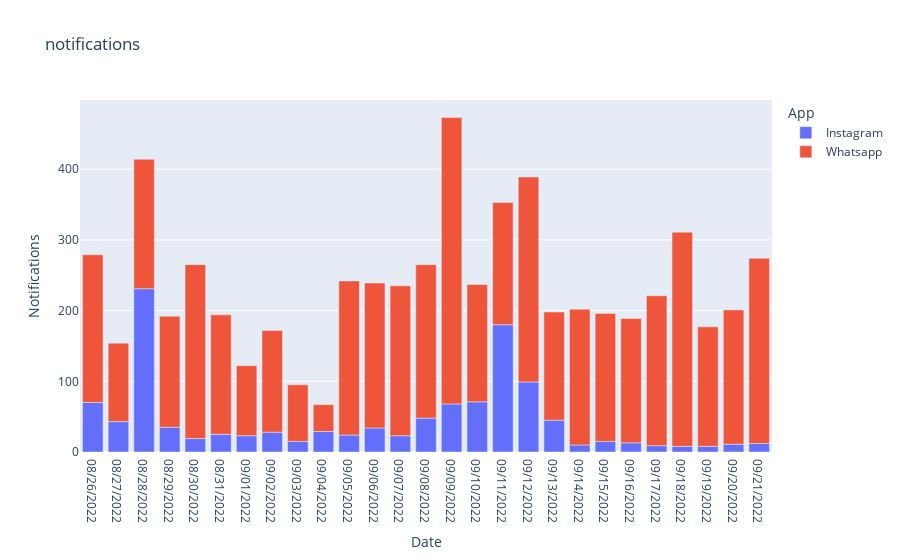

Write notebook code for a chart like this one.
### Code cell
#لنلقي نظرة علي مقدار الاشعارات التي تلقاها المستخدم
figure= px.bar(data_frame=data,
              x='Date',
              y='Notifications',
              color='App',
              title='notifications')
figure.show()

### Figure 1 — Plotly figure (JSON) as saved in the notebook; plotly's stock layout.template omitted (floating-point values rounded to 4 significant figures)
{"data": [{"hovertemplate": "App=Instagram<br>Date=%{x}<br>Notifications=%{y}<extra></extra>", "legendgroup": "Instagram", "marker": {"color": "#636efa", "pattern": {"shape": ""}}, "name": "Instagram", "orientation": "v", "showlegend": true, "textposition": "auto", "type": "bar", "x": ["08/26/2022", "08/27/2022", "08/28/2022", "08/29/2022", "08/30/2022", "08/31/2022", "09/01/2022", "09/02/2022", "09/03/2022", "09/04/2022", "09/05/2022", "09/06/2022", "09/07/2022", "09/08/2022", "09/09/2022", "09/10/2022", "09/11/2022", "09/12/2022", "09/13/2022", "09/14/2022", "09/15/2022", "09/16/2022", "09/17/2022", "09/18/2022", "09/19/2022", "09/20/2022", "09/21/2022"], "xaxis": "x", "y": [70, 43, 231, 35, 19, 25, 23, 28, 15, 29, 24, 34, 23, 48, 68, 71, 180, 99, 45, 10, 15, 13, 9, 8, 8, 11, 12], "yaxis": "y"}, {"hovertemplate": "App=Whatsapp<br>Date=%{x}<br>Notifications=%{y}<extra></extra>", "legendgroup": "Whatsapp", "marker": {"color": "#EF553B", "pattern": {"shape": ""}}, "name": "Whatsapp", "orientation": "v", "showlegend": true, "textposition": "auto", "type": "bar", "x": ["08/26/2022", "08/27/2022", "08/28/2022", "08/29/2022", "08/30/2022", "08/31/2022", "09/01/2022", "09/02/2022", "09/03/2022", "09/04/2022", "09/05/2022", "09/06/2022", "09/07/2022", "09/08/2022", "09/09/2022", "09/10/2022", "09/11/2022", "09/12/2022", "09/13/2022", "09/14/2022", "09/15/2022", "09/16/2022", "09/17/2022", "09/18/2022", "09/19/2022", "09/20/2022", "09/21/2022"], "xaxis": "x", "y": [209, 111, 183, 157, 246, 169, 99, 144, 80, 38, 218, 205, 212, 217, 405, 166, 173, 290, 153, 192, 181, 176, 212, 303, 169, 190, 262], "yaxis": "y"}], "layout": {"barmode": "relative", "legend": {"title": {"text": "App"}, "tracegroupgap": 0}, "title": {"text": "notifications"}, "xaxis": {"anchor": "y", "domain": [0, 1], "title": {"text": "Date"}}, "yaxis": {"anchor": "x", "domain": [0, 1], "title": {"text": "Notifications"}}}}
